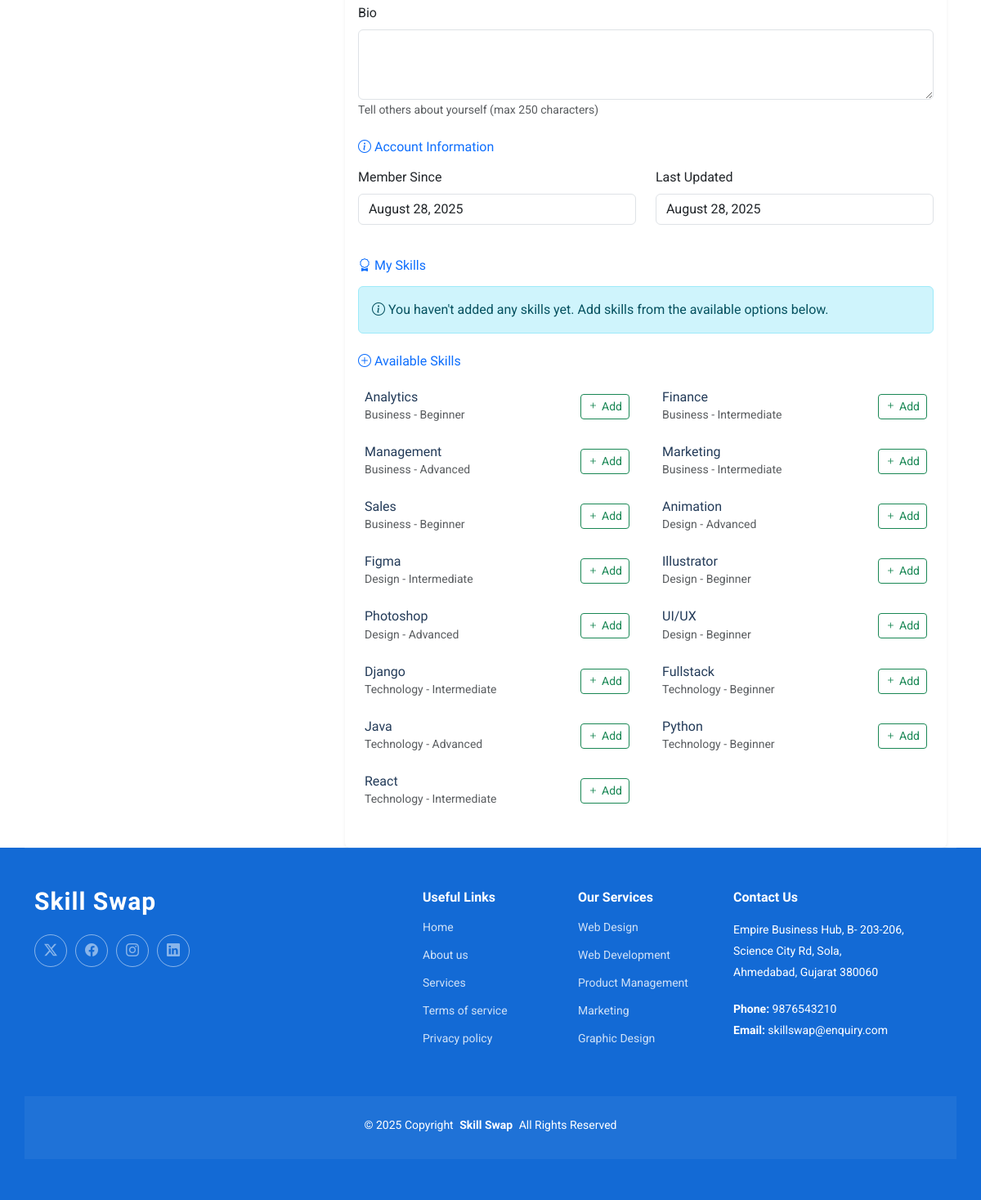
The page /profile/ (signed in, lower part) on the database as committed earlier.
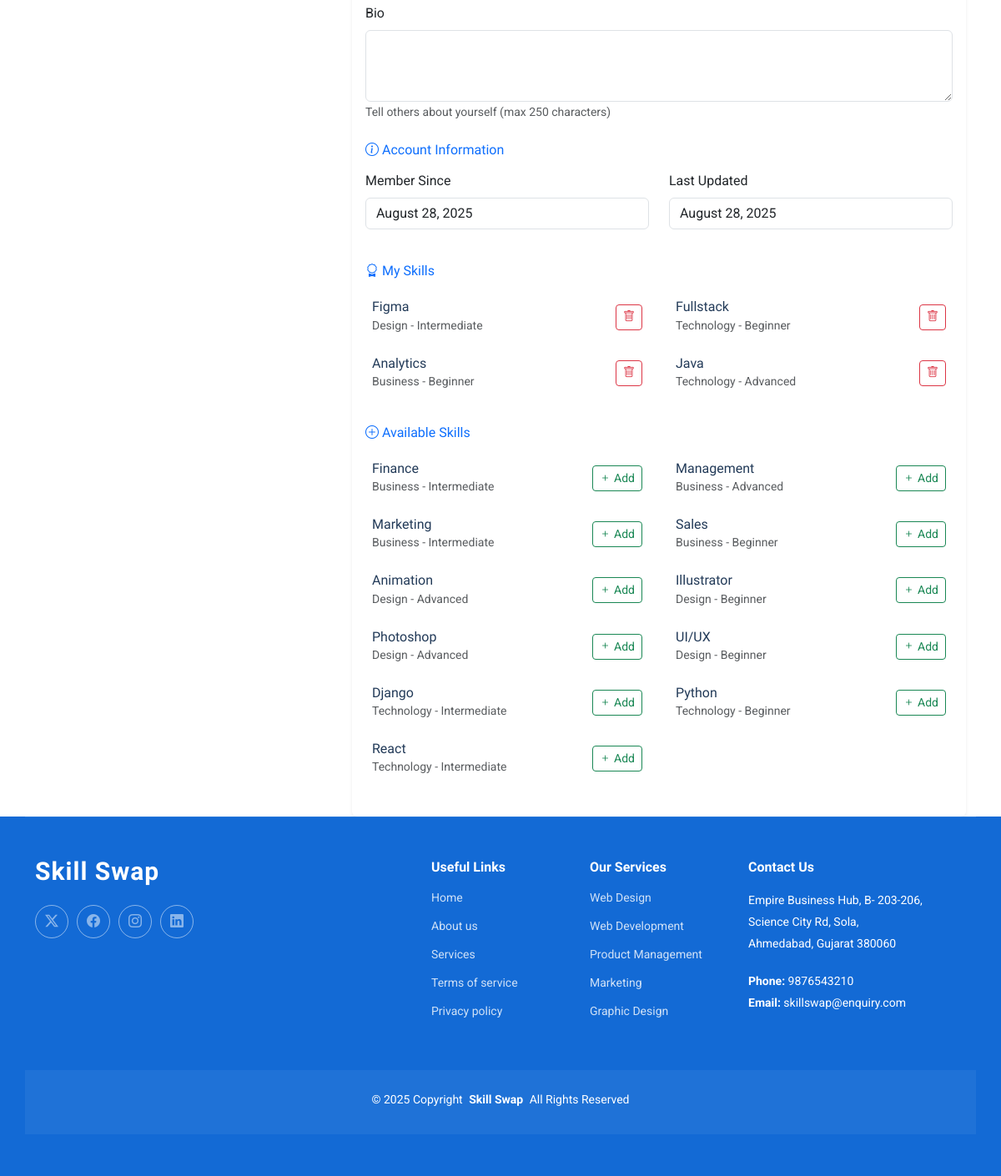
The same page on the database as committed later.
### apps/category_skills/models.py (models this page shows, shortened)
class Skills(models.Model):
    class Meta:
        ordering = ['category' , 'name']
        db_table = 'category_skills'
        unique_together = ['name','category']
        verbose_name_plural = 'Skills'
    LEVEL_CHOICES = (
         ('B' , 'Beginner'),
         ('I' , 'Intermediate'),
         ('A' , 'Advanced'),
    )
    name = models.CharField(max_length=200,unique=True)
    category = models.ForeignKey(SkillsCategory,on_delete=models.CASCADE,related_name='skills')
    image = models.ImageField(upload_to=category_skills,blank=True,null=True)
    description = models.TextField(max_length=999,help_text="Enter Description for Specific Skill")
    level = models.CharField(max_length=25 , choices=LEVEL_CHOICES , default='Beginner')
    created_at = models.DateField(auto_now_add=True)
    updated_at = models.DateTimeField(auto_now=True)

class SkillsCategory(models.Model):
    class Meta:
        ordering = ['name']
        db_table = 'category'
        verbose_name_plural = "Skill Categories"
    name = models.CharField(max_length=25,unique=True)
    description = models.TextField(max_length=999,help_text="Enter Description For Particular Course")
    icon_class = models.CharField(max_length=50,blank=True,null=True)
    image = models.ImageField(upload_to='category/' , blank=True , null=True)
    created_at = models.DateTimeField(auto_now_add=True)
    updated_at = models.DateTimeField(auto_now=True)

class UserSkills(models.Model):
    class Meta:
        db_table = 'user_skills'
        unique_together = ['user', 'skill']
        verbose_name_plural = 'User Skills'
    user = models.ForeignKey(User, on_delete=models.CASCADE, related_name='user_skills')
    skill = models.ForeignKey(Skills, on_delete=models.CASCADE, related_name='user_skills')
    added_at = models.DateTimeField(auto_now_add=True)

### apps/accounts/views.py (the view)
    def wrapper(request, *args, **kwargs):
        if 'user_id' not in request.session:
            messages.error(request, "Please log in to access this page.")
            return redirect("core:home")
        return view_func(request, *args, **kwargs)

### apps/accounts/context_processors.py (called while the page is built)
def custom_user(request):
    user_obj = None
    if request.session.get("user_id"):
        try:
            user_obj = User.objects.get(id=request.session["user_id"])
        except User.DoesNotExist:
            pass
    return {"custom_user": user_obj}

### apps/accounts/views.py (called while the page is built)
def login_required_custom(view_func):
    def wrapper(request, *args, **kwargs):
        if 'user_id' not in request.session:
            messages.error(request, "Please log in to access this page.")
            return redirect("core:home")
        return view_func(request, *args, **kwargs)
    return wrapper

### templates/accounts/profile.html (shortened to what the changed rows need)
{% extends "layout/base.html" %}
{% load static %}
{% block mainsection %}
<div class="container mt-4">
    <div class="row">
        <div class="col-lg-8">
            <div class="card shadow-sm">
                <div class="card-body">
                    <form id="profileForm" method="POST" enctype="multipart/form-data" data-url="{% url 'accounts:update_profile' %}">
                        <div class="mb-3">
                            {% if user_skills %}
                                <div class="row">
                                    {% for user_skill in user_skills %}
                                    <div class="col-md-6 mb-2">
                                        <div class="card border-primary">
                                            <div class="card-body p-2">
                                                <div class="d-flex justify-content-between align-items-center">
                                                    <div>
                                                        <h6 class="mb-0">{{ user_skill.skill.name }}</h6>
                                                        <small class="text-muted">{{ user_skill.skill.category.name }} - {{ user_skill.skill.get_level_display }}</small>
                                                    </div>
                                                    <button class="btn btn-outline-danger btn-sm" onclick="removeSkill({{ user_skill.skill.id }})">
                                                        <i class="bi bi-trash"></i>
                                                    </button>
                                                </div>
                                            </div>
                                        </div>
                                    </div>
                                    {% endfor %}
                                </div>
                            {% else %}
                                <div class="alert alert-info">
                                    <i class="bi bi-info-circle"></i> You haven't added any skills yet. Add skills from the available options below.
                                </div>
                            {% endif %}
                        </div>
                        <div class="mb-3">
                            {% if available_skills %}
                                <div class="row">
                                    {% for skill in available_skills %}
                                    <div class="col-md-6 mb-2">
                                        <div class="card border-success">
                                            <div class="card-body p-2">
                                                <div class="d-flex justify-content-between align-items-center">
                                                    <div>
                                                        <h6 class="mb-0">{{ skill.name }}</h6>
                                                        <small class="text-muted">{{ skill.category.name }} - {{ skill.get_level_display }}</small>
                                                    </div>
                                                    <button class="btn btn-outline-success btn-sm" onclick="addSkill({{ skill.id }})">
                                                        <i class="bi bi-plus"></i> Add
                                                    </button>
                                                </div>
                                            </div>
                                        </div>
                                    </div>
                                    {% endfor %}
                                </div>
                            {% else %}
                                <div class="alert alert-success">
                                    <i class="bi bi-check-circle"></i> Great! You've added all available skills to your profile.
                                </div>
                            {% endif %}
                        </div>
                    </form>
                </div>
            </div>
        </div>
    </div>
</div>
{% endblock %}

Rows that differ between the two databases and show on the page:
no longer on this page (row unchanged): Skills: name "Analytics", category.name "Business", level "Beginner"
no longer on this page (row unchanged): Skills: name "Figma", category.name "Design", level "Intermediate"
no longer on this page (row unchanged): Skills: name "Fullstack", category.name "Technology", level "Beginner"
no longer on this page (row unchanged): Skills: name "Java", category.name "Technology", level "Advanced"
added UserSkills: skill.name "Figma", skill.category.name "Design", skill.level "Intermediate"
added UserSkills: skill.name "Fullstack", skill.category.name "Technology", skill.level "Beginner"
added UserSkills: skill.name "Analytics", skill.category.name "Business", skill.level "Beginner"
added UserSkills: skill.name "Java", skill.category.name "Technology", skill.level "Advanced"
Other text that changed with them:
text no longer shown: "You haven't added any skills yet. Add skills from the available options below."
